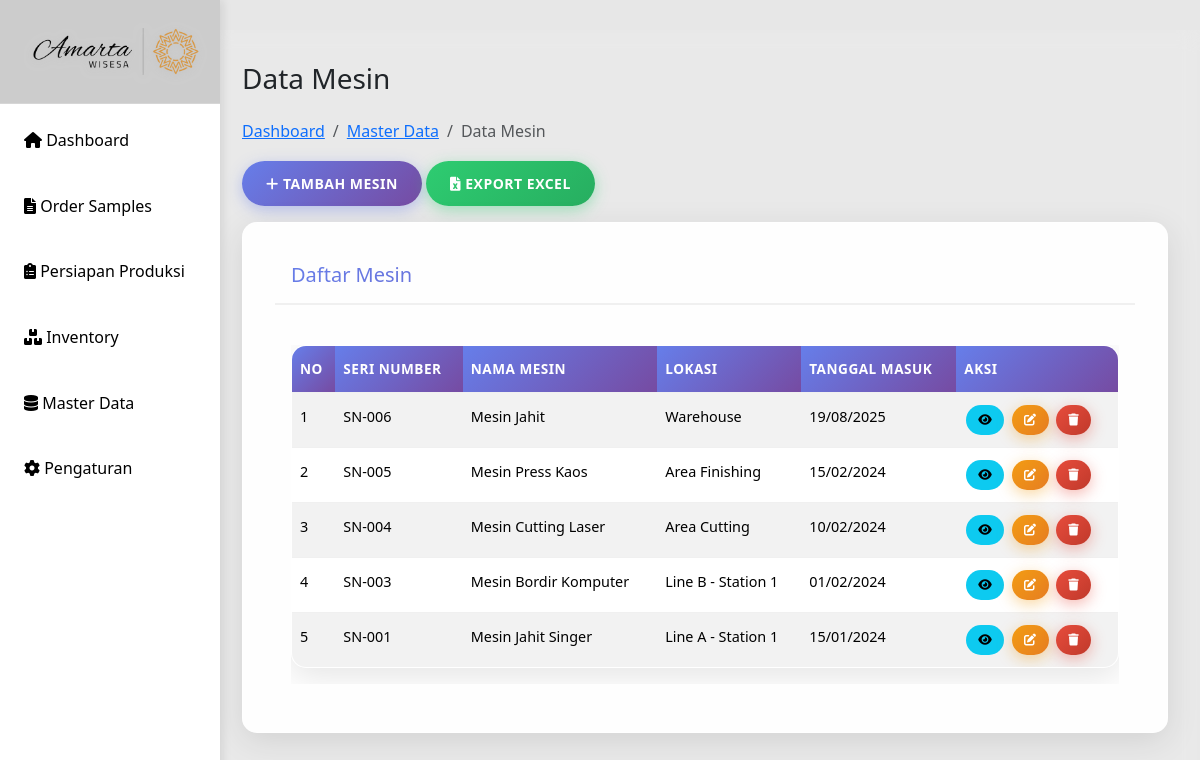
The app's page /data-mesin.php with its own data.
### tables this page shows
CREATE TABLE `mesin` (
  `id_mesin` int(11) NOT NULL,
  `seri_number` varchar(50) NOT NULL,
  `nama_mesin` varchar(100) NOT NULL,
  `lokasi` varchar(100) NOT NULL,
  `tanggal_masuk` date NOT NULL,
  `keterangan` text DEFAULT NULL,
  `created_at` timestamp NOT NULL DEFAULT current_timestamp(),
  `updated_at` timestamp NOT NULL DEFAULT current_timestamp() ON UPDATE current_timestamp()
);

### data-mesin.php (the view, shortened to what this page needs)
<?php
include 'config/db.php';
include 'includes/header.php';
$sql = "SELECT * FROM mesin ORDER BY tanggal_masuk DESC";
$result = mysqli_query($conn, $sql);
$mesinList = mysqli_fetch_all($result, MYSQLI_ASSOC);
?>
<div class="main-content">
    <div class="row">
        <div class="col-12">
            <h1 class="h3 mb-4">Data Mesin</h1>
            <nav aria-label="breadcrumb">
                <ol class="breadcrumb">
                    <li class="breadcrumb-item"><a href="index.php">Dashboard</a></li>
                    <li class="breadcrumb-item"><a href="master-data.php">Master Data</a></li>
                    <li class="breadcrumb-item active">Data Mesin</li>
                </ol>
            </nav>
            <div class="mb-3">
                <button type="button" class="btn btn-primary" data-bs-toggle="modal" data-bs-target="#tambahMesinModal">
                    <i class="fas fa-plus"></i> Tambah Mesin
                </button>
                <button type="button" class="btn btn-success">
                    <i class="fas fa-file-excel"></i> Export Excel
                </button>
            </div>
            <div class="card">
                <div class="card-header">
                    <h5 class="card-title mb-0">Daftar Mesin</h5>
                </div>
                <div class="card-body">
                    <div class="table-responsive">
                        <table class="table table-striped table-hover" id="tabelMesin">
                            <thead>
                                <tr>
                                    <th>No</th>
                                    <th>Seri Number</th>
                                    <th>Nama Mesin</th>
                                    <th>Lokasi</th>
                                    <th>Tanggal Masuk</th>
                                    <th>Aksi</th>
                                </tr>
                            </thead>
                            <tbody>
                                <?php $no = 1; foreach ($mesinList as $mesin): ?>
                                <tr>
                                    <td><?= $no++; ?></td>
                                    <td><?= htmlspecialchars($mesin['seri_number']); ?></td>
                                    <td><?= htmlspecialchars($mesin['nama_mesin']); ?></td>
                                    <td><?= htmlspecialchars($mesin['lokasi']); ?></td>
                                    <td><?= date('d/m/Y', strtotime($mesin['tanggal_masuk'])); ?></td>
                                    <td>
                                        <a href="detail-mesin.php?id=<?= $mesin['id_mesin']; ?>" class="btn btn-sm btn-info">
                                            <i class="fas fa-eye"></i>
                                        </a>
                                        <a href="edit-mesin.php?id=<?= $mesin['id_mesin']; ?>" class="btn btn-sm btn-warning">
                                            <i class="fas fa-edit"></i>
                                        </a>
                                        <button type="button" class="btn btn-sm btn-danger" onclick="hapusMesin(<?= $mesin['id_mesin']; ?>)">
                                            <i class="fas fa-trash"></i>
                                        </button>
                                    </td>
                                </tr>
                                <?php endforeach; ?>
                            </tbody>
                        </table>
                    </div>
                </div>
            </div>
        </div>
    </div>
</div>
<?php
include 'includes/footer.php';
?>

### css/style.css (style rules this page uses)
* { margin: 0; padding: 0; box-sizing: border-box; }
body { font-family: 'Segoe UI', Tahoma, Geneva, Verdana, sans-serif; background: #e7e7e7ff; min-height: 100vh; line-height: 1.6; }
.main-content { margin-left: 210px; padding: 2rem; background: rgba(255,255,255,0.1); backdrop-filter: blur(10px); min-height: 100vh; }
.card { background: rgba(255,255,255,0.95); border-radius: 15px; padding: 2rem; margin-bottom: 1.5rem; box-shadow: 0 8px 32px rgba(0,0,0,0.1); backdrop-filter: blur(10px); border: 1px solid rgba(255,255,255,0.2); transition: transform 0.3s ease, box-shadow 0.3s ease; }
.card-header { border-bottom: 2px solid #f0f0f0; padding-bottom: 1rem; margin-bottom: 1.5rem; background: linear-gradient(135deg, #667eea, #764ba2); -webkit-background-clip: text; -webkit-text-fill-color: transparent; background-clip: text; }
.table { width: 100%; border-collapse: separate; border-spacing: 0; background: white; border-radius: 15px; overflow: hidden; box-shadow: 0 8px 32px rgba(0,0,0,0.1); border: 1px solid rgba(255,255,255,0.2); }
.table th, .table td { padding: 12px 8px; text-align: left; border-bottom: 1px solid #f0f0f0; font-size: 0.9rem; }
.table th { background: linear-gradient(135deg, #667eea, #764ba2); color: white; font-weight: 600; text-transform: uppercase; letter-spacing: 0.5px; font-size: 0.85rem; }
.table tr { transition: all 0.3s ease; }
.table tr:last-child td { border-bottom: none; }
.table .btn { padding: 6px 12px; font-size: 12px; border-radius: 20px; margin: 0 2px; }
.table .btn i { font-size: 12px; }
.btn { padding: 12px 24px; border: none; border-radius: 25px; cursor: pointer; text-decoration: none; display: inline-block; font-size: 14px; font-weight: 600; text-transform: uppercase; letter-spacing: 0.5px; transition: all 0.3s ease; position: relative; overflow: hidden; }
.btn::before { content: ''; position: absolute; top: 50%; left: 50%; width: 0; height: 0; background: rgba(255,255,255,0.2); border-radius: 50%; transform: translate(-50%, -50%); transition: width 0.6s, height 0.6s; }
.btn-primary { background: linear-gradient(135deg, #667eea, #764ba2); color: white; box-shadow: 0 4px 15px rgba(102,126,234,0.4); }
.btn-success { background: linear-gradient(135deg, #2ecc71, #27ae60); color: white; box-shadow: 0 4px 15px rgba(46,204,113,0.4); }
.btn-danger { background: linear-gradient(135deg, #e74c3c, #c0392b); color: white; box-shadow: 0 4px 15px rgba(231,76,60,0.4); }
.btn-warning { background: linear-gradient(135deg, #f39c12, #e67e22); color: white; box-shadow: 0 4px 15px rgba(243,156,18,0.4); }
.mb-3 { margin-bottom: 1.5rem; }
.card { animation: fadeInUp 0.6s ease-out; }

### records on screen
mesin: seri_number "SN-006", nama_mesin "Mesin Jahit", lokasi "Warehouse", tanggal_masuk "19/08/2025"
mesin: seri_number "SN-005", nama_mesin "Mesin Press Kaos", lokasi "Area Finishing", tanggal_masuk "15/02/2024"
mesin: seri_number "SN-004", nama_mesin "Mesin Cutting Laser", lokasi "Area Cutting", tanggal_masuk "10/02/2024"
mesin: seri_number "SN-003", nama_mesin "Mesin Bordir Komputer", lokasi "Line B - Station 1", tanggal_masuk "01/02/2024"
mesin: seri_number "SN-001", nama_mesin "Mesin Jahit Singer", lokasi "Line A - Station 1", tanggal_masuk "15/01/2024"
